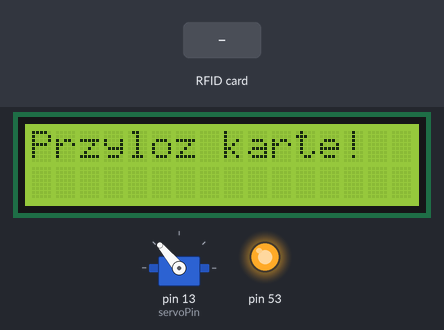
Bench run of a sketch on a simulated Arduino Mega 2560, built with avr-gcc and run on an emulated ATmega2560. Parts: servo, 16×2 character LCD, output pins drawn as LEDs (lit = HIGH). The test bench sets the inputs (shaded band). What the sketch prints to the serial monitor is not drawn.

Above: at 1.3 s.
1.4 s: RFID card 59 E5 12 E9 held to the reader
At 2.2 s:
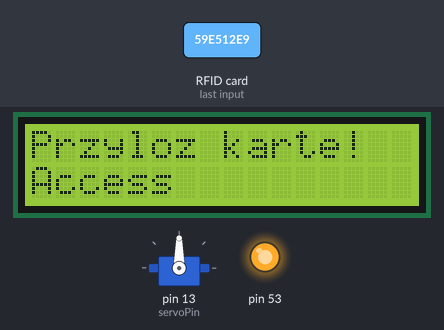
2.9 s: RFID card 5E 7A 19 C4 held to the reader
At 5.8 s:
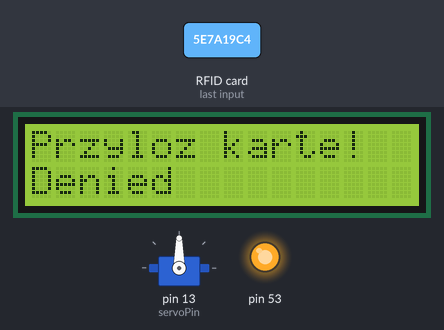
5.9 s: RFID card 8A A6 DE 84 held to the reader
At 9.2 s:
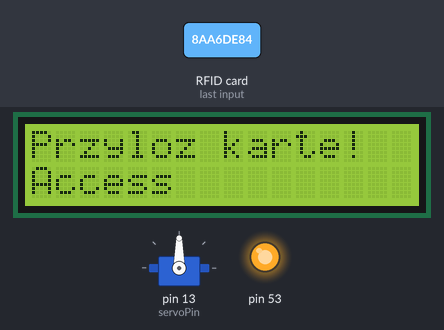
Timing chart, 0 to 10.7 s (numbered marks = the images above; inputs shaded):
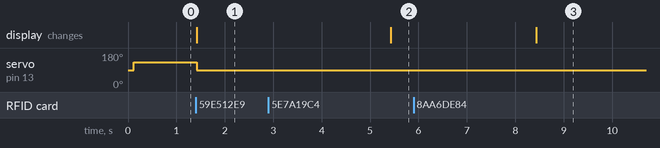

Measured:
- after the input at 1.4 s, servo on pin 13 (servoPin): 130° → 90° at once; the display: changes at once (image 1)
- after the input at 2.9 s, the display: changes after 2.5 s (image 2)
- after the input at 5.9 s, the display: changes after 2.5 s (image 3)

The sketch:

test.ino
```cpp
#include <SPI.h>
#include <MFRC522.h>
#include <LiquidCrystal.h>
#include <Servo.h>
Servo servo1;
int servoPin = 13;

#define SS_PIN 48
#define RST_PIN 49
MFRC522 mfrc522(SS_PIN, RST_PIN); // Create MFRC522 instance.
int b = 0;
int s = 0;
const int rs = 7, en = 8, d4 = 9, d5 = 10, d6 = 11, d7 = 12;
LiquidCrystal lcd(rs, en, d4, d5, d6, d7);

void setup()
{
  servo1.attach(servoPin);
  // set up the LCD's number of columns and rows:
  pinMode(A5, OUTPUT); // Konfiguracja A5 jako wyjście
  lcd.begin(16, 2);
  // Print a message to the LCD.
  lcd.print("Przyloz karte!");
  Serial.begin(9600); // Initiate a serial communication
  SPI.begin();        // Initiate  SPI bus
  mfrc522.PCD_Init(); // Initiate MFRC522
  Serial.println("Approximate your card to the reader...");
  Serial.println();
  servo1.write(130);
}

void loop()
{
  if (b > 2)
  {
    tone(A5, 1000); // Wygeneruj sygnał o częstotliwości 1000Hz na pinie A5
  }

  if (mfrc522.PICC_IsNewCardPresent())
  {
    karta();
  }
}

void karta()
{
  // Select one of the cards
  if (!mfrc522.PICC_ReadCardSerial())
  {
    return;
  }
  // Show UID on serial monitor
  Serial.print("UID tag :");
  String content = "";
  byte letter;
  for (byte i = 0; i < mfrc522.uid.size; i++)
  {
    Serial.print(mfrc522.uid.uidByte[i] < 0x10 ? " 0" : " ");
    Serial.print(mfrc522.uid.uidByte[i], HEX);
    content.concat(String(mfrc522.uid.uidByte[i] < 0x10 ? " 0" : " "));
    content.concat(String(mfrc522.uid.uidByte[i], HEX));
  }

  Serial.println();
  Serial.print("Message : ");
  content.toUpperCase();
  if (content.substring(1) == "59 E5 12 E9" || content.substring(1) == "8A A6 DE 84") // change here the UID of the card/cards that you want to give access
  {
    noTone(A5);
    b = 0;
    Serial.println("Authorized access");
    lcd.setCursor(0, 1);
    lcd.print("Access ");
    servo1.write(90);
    delay(1000);
    s = 1;
    Serial.println();
    delay(3000);
  }

  else
  {
    Serial.println(" Access denied");
    lcd.setCursor(0, 1);
    lcd.print("Denied");
    b = b + 1;
    delay(3000);
  }
}
```
